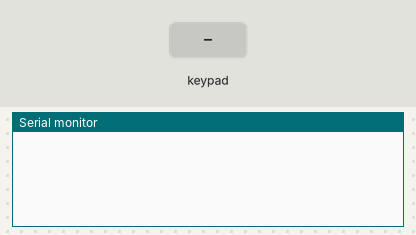
Recording of a sketch running on a simulated Arduino Uno, built with avr-gcc and run on an emulated ATmega328P. Shown: the last lines printed to the serial monitor. Inputs (shaded band) come from the test bench.

Above: at 1.2 s.
1.3 s: key 'P' pressed
At 2.2 s:
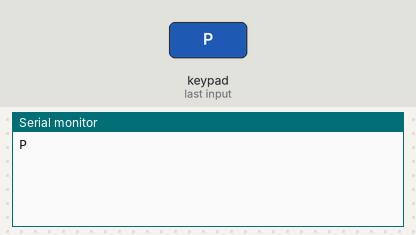
2.8 s: keypad keys 5 4 3 2 pressed 0.4 s apart
At 4.4 s:
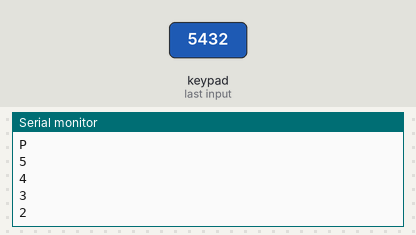
5.9 s: key 'R' pressed
At 7.1 s:
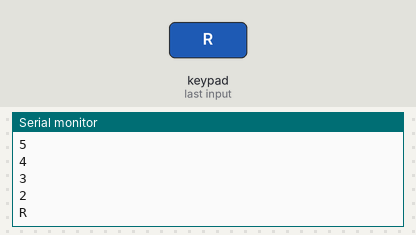
7.4 s: keypad keys 5 4 3 2 # pressed 0.4 s apart
At 9.5 s:
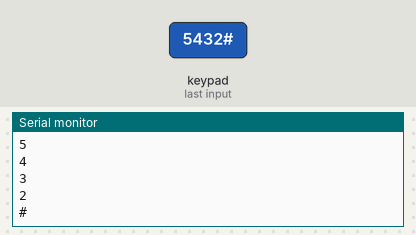
10.9 s: key 'L' pressed
At 12.0 s:
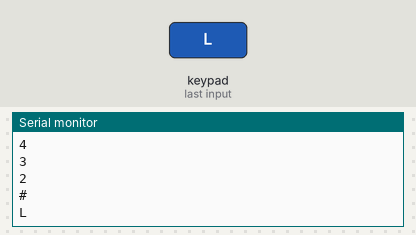
12.4 s: keypad keys 5 4 3 2 * pressed 0.4 s apart
At 15.5 s:
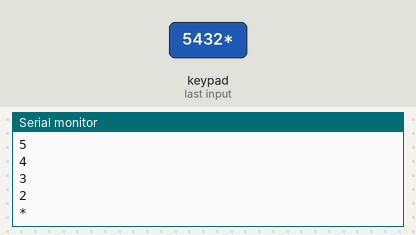
Timing chart, 0 to 16.9 s (numbered marks = the images above; inputs shaded):
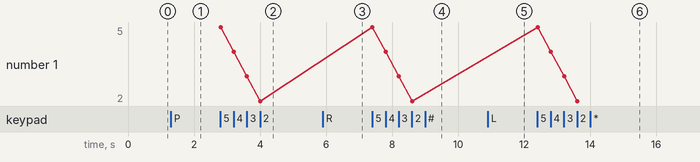

Measured:
- after the input at 1.3 s, the serial monitor: prints a new line at once (image 1)
- after the input at 2.8 s, the serial monitor: prints a new line at once (image 2)
- after the input at 5.9 s, the serial monitor: prints a new line at once (image 3)
- after the input at 7.4 s, the serial monitor: prints a new line at once (image 4)
- after the input at 10.9 s, the serial monitor: prints a new line at once (image 5)
- after the input at 12.4 s, the serial monitor: prints a new line at once (image 6)

The sketch:

KeyPadTest.ino
```cpp
/* @file CustomKeypad.pde
|| @version 1.0
|| @author Alexander Brevig
|| @contact alexanderbrevig@gmail.com
||
|| @description
|| | Demonstrates changing the keypad size and key values.
|| #
*/
#include <Keypad.h>

// Setup Keypad variables
#define ROWS 5 //Zeilen
#define COLS 4 //Spalten

// green KeyPad 5x4
char keys[ROWS][COLS] = {
  {'P','R','0','L'}, //TrackPower,Right,0,Left
  {'E','9','8','7'}, //ESC,9,8,7
  {'D','6','5','4'}, //Down,6,5,4
  {'U','3','2','1'}, //Up,3,2,1
  {'*','#','B','A'}  //*,#,F2,F1
};

byte colPins[COLS] = {5, 4, 3, 2};          //connect to the row pinouts of the keypad
byte rowPins[ROWS] = {6, 7, 8, 9, 10};      //connect to the column pinouts of the keypad

//initialize an instance of class NewKeypad
Keypad customKeypad = Keypad( makeKeymap(keys), rowPins, colPins, ROWS, COLS);

void setup(){
  Serial.begin(9600);
}

void loop(){
  char customKey = customKeypad.getKey();

  if (customKey){
    Serial.println(customKey);
  }
}
```
